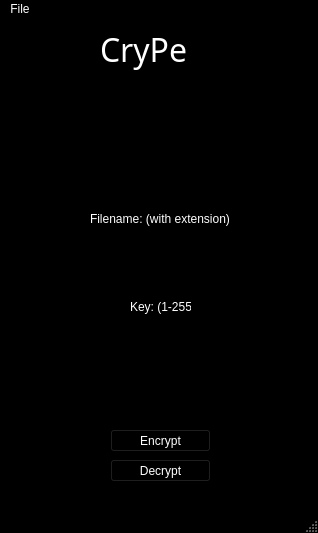
<?xml version="1.0" encoding="UTF-8"?>
<ui version="4.0">
 <author>D4R10</author>
 <class>CRYPE_window</class>
 <widget class="QMainWindow" name="CRYPE_window">
  <property name="windowModality">
   <enum>Qt::NonModal</enum>
  </property>
  <property name="enabled">
   <bool>true</bool>
  </property>
  <property name="geometry">
   <rect>
    <x>0</x>
    <y>0</y>
    <width>318</width>
    <height>533</height>
   </rect>
  </property>
  <property name="minimumSize">
   <size>
    <width>318</width>
    <height>533</height>
   </size>
  </property>
  <property name="maximumSize">
   <size>
    <width>318</width>
    <height>533</height>
   </size>
  </property>
  <property name="palette">
   <palette>
    <active>
     <colorrole role="WindowText">
      <brush brushstyle="SolidPattern">
       <color alpha="255">
        <red>255</red>
        <green>255</green>
        <blue>255</blue>
       </color>
      </brush>
     </colorrole>
     <colorrole role="Button">
      <brush brushstyle="SolidPattern">
       <color alpha="255">
        <red>0</red>
        <green>0</green>
        <blue>0</blue>
       </color>
      </brush>
     </colorrole>
     <colorrole role="Midlight">
      <brush brushstyle="SolidPattern">
       <color alpha="255">
        <red>0</red>
        <green>0</green>
        <blue>0</blue>
       </color>
      </brush>
     </colorrole>
     <colorrole role="Dark">
      <brush brushstyle="SolidPattern">
       <color alpha="255">
        <red>0</red>
        <green>0</green>
        <blue>0</blue>
       </color>
      </brush>
     </colorrole>
     <colorrole role="Mid">
      <brush brushstyle="SolidPattern">
       <color alpha="255">
        <red>0</red>
        <green>0</green>
        <blue>0</blue>
       </color>
      </brush>
     </colorrole>
     <colorrole role="Text">
      <brush brushstyle="SolidPattern">
       <color alpha="255">
        <red>255</red>
        <green>255</green>
        <blue>255</blue>
       </color>
      </brush>
     </colorrole>
     <colorrole role="ButtonText">
      <brush brushstyle="SolidPattern">
       <color alpha="255">
        <red>255</red>
        <green>255</green>
        <blue>255</blue>
       </color>
      </brush>
     </colorrole>
     <colorrole role="Base">
      <brush brushstyle="SolidPattern">
       <color alpha="255">
        <red>0</red>
        <green>0</green>
        <blue>0</blue>
       </color>
      </brush>
     </colorrole>
     <colorrole role="Window">
      <brush brushstyle="SolidPattern">
       <color alpha="255">
        <red>0</red>
        <green>0</green>
        <blue>0</blue>
       </color>
      </brush>
     </colorrole>
     <colorrole role="Shadow">
      <brush brushstyle="SolidPattern">
       <color alpha="255">
        <red>97</red>
        <green>97</green>
        <blue>97</blue>
       </color>
      </brush>
     </colorrole>
     <colorrole role="ToolTipText">
      <brush brushstyle="SolidPattern">
       <color alpha="255">
        <red>173</red>
        <green>173</green>
        <blue>173</blue>
       </color>
      </brush>
     </colorrole>
     <colorrole role="PlaceholderText">
      <brush brushstyle="SolidPattern">
       <color alpha="128">
        <red>255</red>
        <green>255</green>
        <blue>255</blue>
       </color>
      </brush>
     </colorrole>
    </active>
    <inactive>
     <colorrole role="WindowText">
      <brush brushstyle="SolidPattern">
       <color alpha="255">
        <red>255</red>
        <green>255</green>
        <blue>255</blue>
       </color>
      </brush>
     </colorrole>
     <colorrole role="Button">
      <brush brushstyle="SolidPattern">
       <color alpha="255">
        <red>0</red>
        <green>0</green>
        <blue>0</blue>
       </color>
      </brush>
     </colorrole>
     <colorrole role="Midlight">
      <brush brushstyle="SolidPattern">
       <color alpha="255">
        <red>0</red>
        <green>0</green>
        <blue>0</blue>
       </color>
      </brush>
     </colorrole>
     <colorrole role="Dark">
      <brush brushstyle="SolidPattern">
       <color alpha="255">
        <red>0</red>
        <green>0</green>
        <blue>0</blue>
       </color>
      </brush>
     </colorrole>
     <colorrole role="Mid">
      <brush brushstyle="SolidPattern">
       <color alpha="255">
        <red>0</red>
        <green>0</green>
        <blue>0</blue>
       </color>
      </brush>
     </colorrole>
     <colorrole role="Text">
      <brush brushstyle="SolidPattern">
       <color alpha="255">
        <red>255</red>
        <green>255</green>
        <blue>255</blue>
       </color>
      </brush>
     </colorrole>
     <colorrole role="ButtonText">
      <brush brushstyle="SolidPattern">
       <color alpha="255">
        <red>255</red>
        <green>255</green>
        <blue>255</blue>
       </color>
      </brush>
     </colorrole>
     <colorrole role="Base">
      <brush brushstyle="SolidPattern">
       <color alpha="255">
        <red>0</red>
        <green>0</green>
        <blue>0</blue>
       </color>
      </brush>
     </colorrole>
     <colorrole role="Window">
      <brush brushstyle="SolidPattern">
       <color alpha="255">
        <red>0</red>
        <green>0</green>
        <blue>0</blue>
       </color>
      </brush>
     </colorrole>
     <colorrole role="Shadow">
      <brush brushstyle="SolidPattern">
       <color alpha="255">
        <red>97</red>
        <green>97</green>
        <blue>97</blue>
       </color>
      </brush>
     </colorrole>
     <colorrole role="ToolTipText">
      <brush brushstyle="SolidPattern">
       <color alpha="255">
        <red>173</red>
        <green>173</green>
        <blue>173</blue>
       </color>
      </brush>
     </colorrole>
     <colorrole role="PlaceholderText">
      <brush brushstyle="SolidPattern">
       <color alpha="128">
        <red>255</red>
        <green>255</green>
        <blue>255</blue>
       </color>
      </brush>
     </colorrole>
    </inactive>
    <disabled>
     <colorrole role="WindowText">
      <brush brushstyle="SolidPattern">
       <color alpha="255">
        <red>0</red>
        <green>0</green>
        <blue>0</blue>
       </color>
      </brush>
     </colorrole>
     <colorrole role="Button">
      <brush brushstyle="SolidPattern">
       <color alpha="255">
        <red>0</red>
        <green>0</green>
        <blue>0</blue>
       </color>
      </brush>
     </colorrole>
     <colorrole role="Midlight">
      <brush brushstyle="SolidPattern">
       <color alpha="255">
        <red>0</red>
        <green>0</green>
        <blue>0</blue>
       </color>
      </brush>
     </colorrole>
     <colorrole role="Dark">
      <brush brushstyle="SolidPattern">
       <color alpha="255">
        <red>0</red>
        <green>0</green>
        <blue>0</blue>
       </color>
      </brush>
     </colorrole>
     <colorrole role="Mid">
      <brush brushstyle="SolidPattern">
       <color alpha="255">
        <red>0</red>
        <green>0</green>
        <blue>0</blue>
       </color>
      </brush>
     </colorrole>
     <colorrole role="Text">
      <brush brushstyle="SolidPattern">
       <color alpha="255">
        <red>0</red>
        <green>0</green>
        <blue>0</blue>
       </color>
      </brush>
     </colorrole>
     <colorrole role="ButtonText">
      <brush brushstyle="SolidPattern">
       <color alpha="255">
        <red>0</red>
        <green>0</green>
        <blue>0</blue>
       </color>
      </brush>
     </colorrole>
     <colorrole role="Base">
      <brush brushstyle="SolidPattern">
       <color alpha="255">
        <red>0</red>
        <green>0</green>
        <blue>0</blue>
       </color>
      </brush>
     </colorrole>
     <colorrole role="Window">
      <brush brushstyle="SolidPattern">
       <color alpha="255">
        <red>0</red>
        <green>0</green>
        <blue>0</blue>
       </color>
      </brush>
     </colorrole>
     <colorrole role="Shadow">
      <brush brushstyle="SolidPattern">
       <color alpha="255">
        <red>97</red>
        <green>97</green>
        <blue>97</blue>
       </color>
      </brush>
     </colorrole>
     <colorrole role="ToolTipText">
      <brush brushstyle="SolidPattern">
       <color alpha="255">
        <red>173</red>
        <green>173</green>
        <blue>173</blue>
       </color>
      </brush>
     </colorrole>
     <colorrole role="PlaceholderText">
      <brush brushstyle="SolidPattern">
       <color alpha="128">
        <red>255</red>
        <green>255</green>
        <blue>255</blue>
       </color>
      </brush>
     </colorrole>
    </disabled>
   </palette>
  </property>
  <property name="cursor">
   <cursorShape>ArrowCursor</cursorShape>
  </property>
  <property name="windowTitle">
   <string>CRYPE</string>
  </property>
  <property name="tabShape">
   <enum>QTabWidget::Rounded</enum>
  </property>
  <widget class="QWidget" name="centralwidget">
   <widget class="QLabel" name="main_titleText">
    <property name="geometry">
     <rect>
      <x>100</x>
      <y>10</y>
      <width>111</width>
      <height>41</height>
     </rect>
    </property>
    <property name="font">
     <font>
      <family>Segoe Script</family>
      <pointsize>24</pointsize>
     </font>
    </property>
    <property name="layoutDirection">
     <enum>Qt::LeftToRight</enum>
    </property>
    <property name="text">
     <string>CryPe</string>
    </property>
    <property name="textFormat">
     <enum>Qt::PlainText</enum>
    </property>
    <property name="margin">
     <number>0</number>
    </property>
   </widget>
   <widget class="QPushButton" name="button_Encrypt">
    <property name="geometry">
     <rect>
      <x>110</x>
      <y>410</y>
      <width>101</width>
      <height>23</height>
     </rect>
    </property>
    <property name="cursor">
     <cursorShape>PointingHandCursor</cursorShape>
    </property>
    <property name="text">
     <string>Encrypt</string>
    </property>
   </widget>
   <widget class="QPushButton" name="button_Decrypt">
    <property name="geometry">
     <rect>
      <x>110</x>
      <y>440</y>
      <width>101</width>
      <height>23</height>
     </rect>
    </property>
    <property name="cursor">
     <cursorShape>PointingHandCursor</cursorShape>
    </property>
    <property name="text">
     <string>Decrypt</string>
    </property>
   </widget>
   <widget class="QLabel" name="label_keyInput">
    <property name="geometry">
     <rect>
      <x>130</x>
      <y>280</y>
      <width>61</width>
      <height>16</height>
     </rect>
    </property>
    <property name="text">
     <string>Key: (1-255)</string>
    </property>
   </widget>
   <widget class="QLabel" name="label_filenameInput">
    <property name="geometry">
     <rect>
      <x>90</x>
      <y>190</y>
      <width>141</width>
      <height>20</height>
     </rect>
    </property>
    <property name="layoutDirection">
     <enum>Qt::LeftToRight</enum>
    </property>
    <property name="text">
     <string>Filename: (with extension)</string>
    </property>
   </widget>
   <widget class="QLineEdit" name="line_filename">
    <property name="geometry">
     <rect>
      <x>90</x>
      <y>210</y>
      <width>141</width>
      <height>20</height>
     </rect>
    </property>
   </widget>
   <widget class="QLineEdit" name="line_key">
    <property name="geometry">
     <rect>
      <x>140</x>
      <y>300</y>
      <width>41</width>
      <height>20</height>
     </rect>
    </property>
   </widget>
   <widget class="QLabel" name="label_status">
    <property name="geometry">
     <rect>
      <x>140</x>
      <y>370</y>
      <width>51</width>
      <height>21</height>
     </rect>
    </property>
    <property name="font">
     <font>
      <family>NSimSun</family>
      <pointsize>16</pointsize>
     </font>
    </property>
    <property name="text">
     <string/>
    </property>
   </widget>
  </widget>
  <widget class="QMenuBar" name="menubar">
   <property name="geometry">
    <rect>
     <x>0</x>
     <y>0</y>
     <width>318</width>
     <height>21</height>
    </rect>
   </property>
   <widget class="QMenu" name="menuFile">
    <property name="title">
     <string>File</string>
    </property>
    <addaction name="actionClose"/>
   </widget>
   <addaction name="menuFile"/>
  </widget>
  <widget class="QStatusBar" name="statusbar"/>
  <action name="actionClose">
   <property name="checkable">
    <bool>false</bool>
   </property>
   <property name="text">
    <string>wow, u found a secret... useless</string>
   </property>
  </action>
 </widget>
 <resources/>
 <connections/>
</ui>
